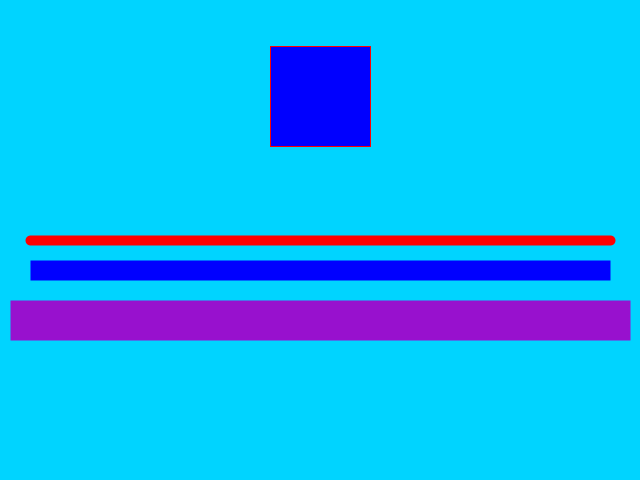
Frame 1 (no input)
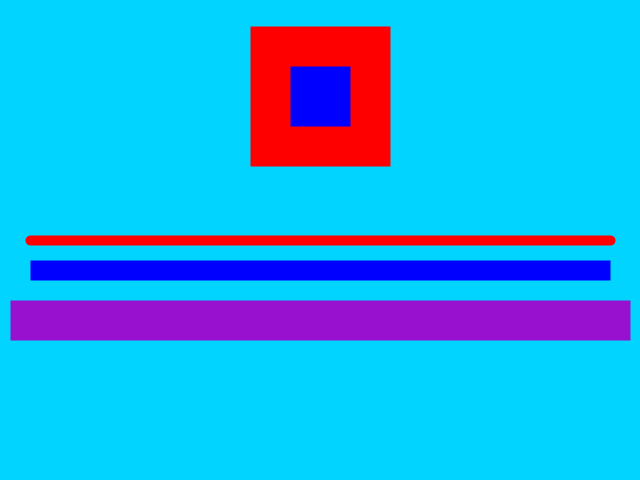
Frame 60 (the mouse pressed at the canvas centre just before this capture)
Frame 120 (the mouse held since frame 60 and released just before this capture): identical to frame 60, image omitted

The Processing sketch that drew these frames (run headless with seeded random() and noise(); from frame 60 on, the mouse is pressed at the canvas centre):

// Processing sketch: BasicGeometryProgram
// ── BasicGeometryProgram.pde
// colors defined with RGB (red, green, blue)
color red = color(255, 0, 0);
color blue = color(0,0,255);

// color defined with hexadecimal value
color teal = #00D4FF;
color purple = #9811CE;


void setup(){
  size(640, 480);
  
  rectMode(CENTER); // First and second parameters in rect() are the coordinates of the center point.
}

void draw(){
  background(teal);
  fill(blue);
  stroke(red);
  rect(width/2, height/5, 100, 100);
  
  
  // stroke weight and cap demo
  stroke(red);
  strokeWeight(10);
  strokeCap(ROUND);
  line(30, height / 2, width - 30, height / 2);
  
  stroke(blue);
  strokeWeight(20);
  strokeCap(SQUARE);
  line(30, height / 2 + 30, width - 30, height / 2 + 30);
  
  stroke(purple);
  strokeCap(PROJECT);
  strokeWeight(40);
  line(30, height / 2 + 80, width - 30, height / 2 + 80);
  
}
